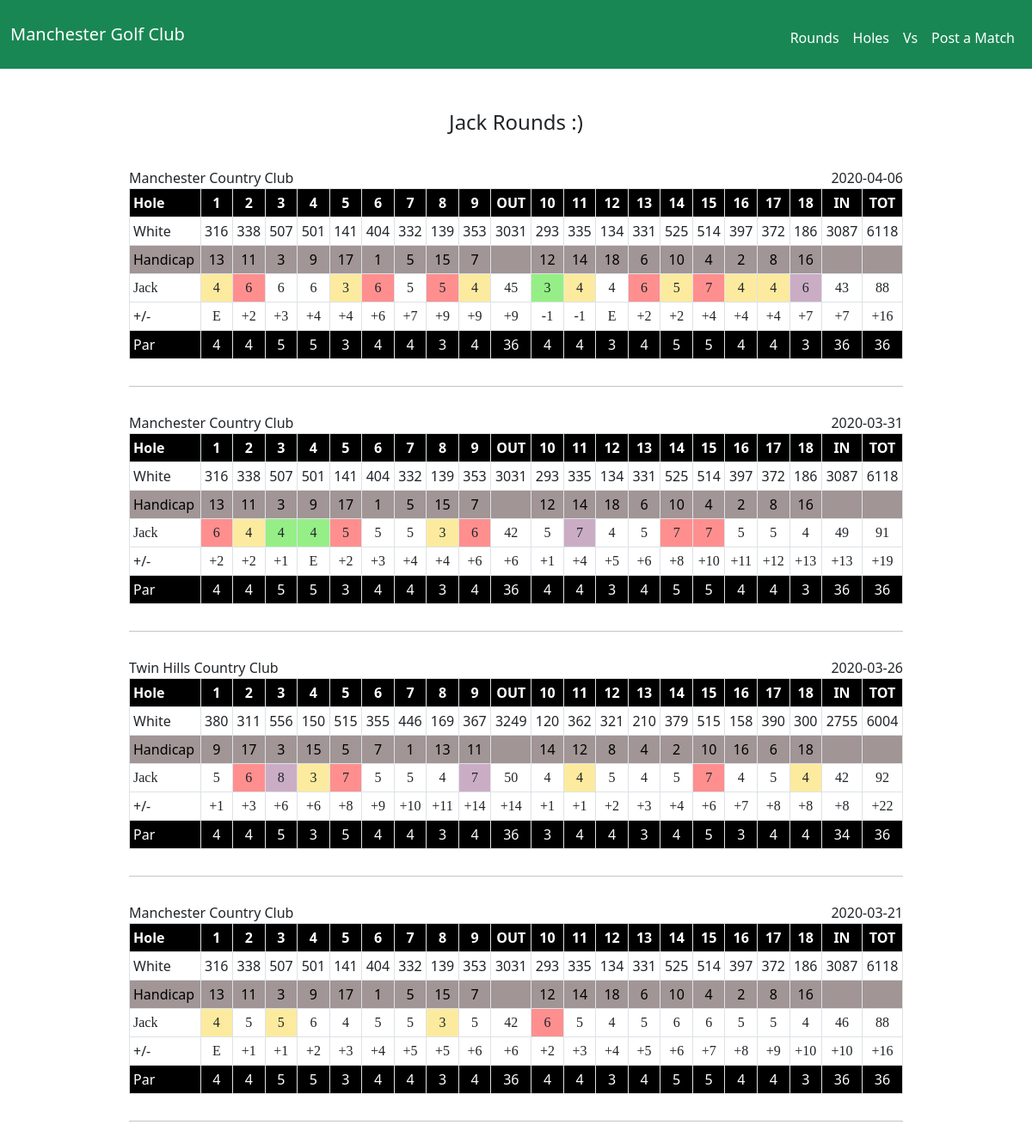
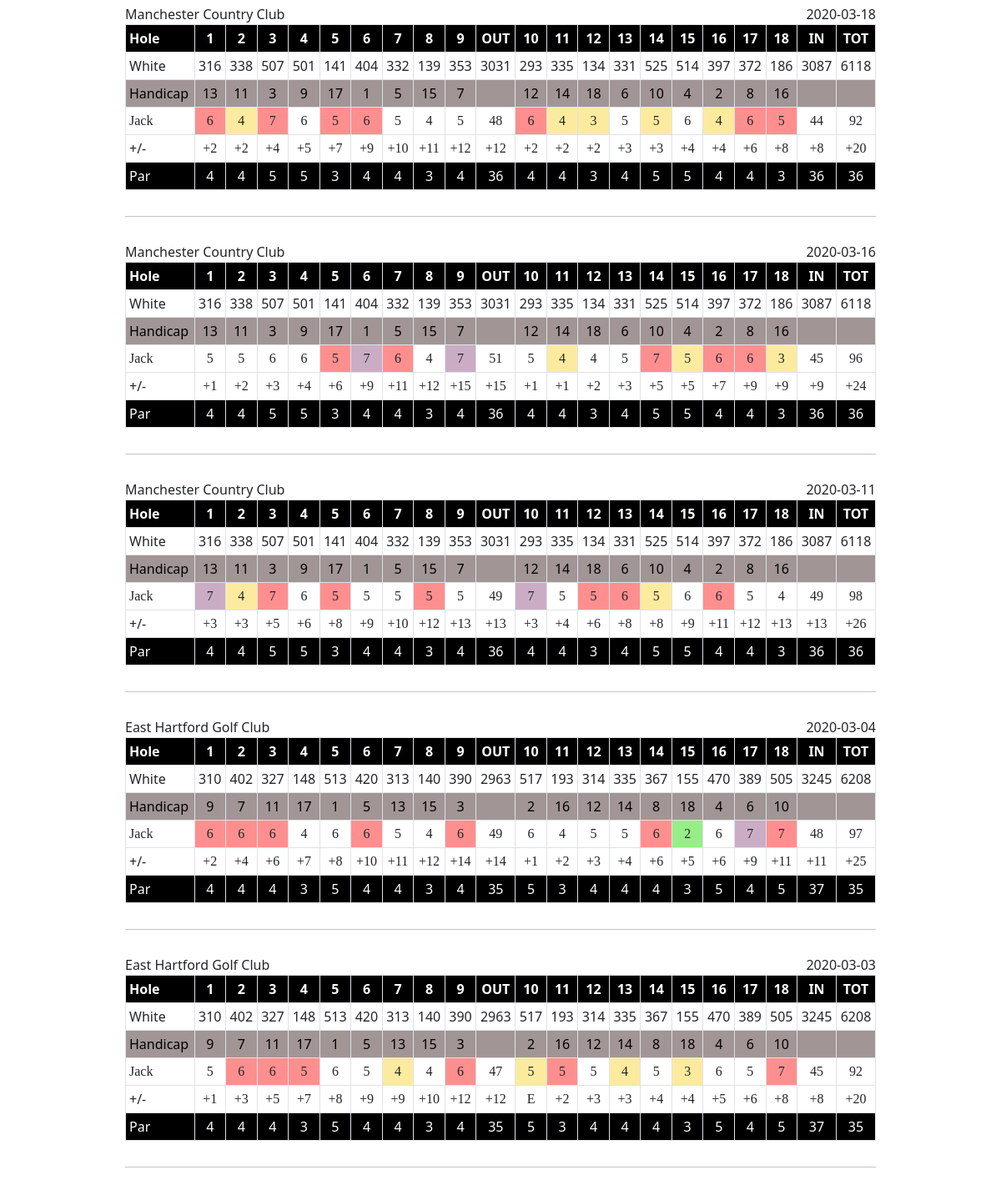
Page /rounds/Jack on the committed database (2 pictures, top to bottom).
### tables this page shows
CREATE TABLE golfers (id INTEGER PRIMARY KEY AUTOINCREMENT NOT NULL, name TEXT NOT NULL);

CREATE TABLE courses (id INTEGER PRIMARY KEY AUTOINCREMENT NOT NULL, name TEXT NOT NULL, par INTEGER, rating REAL, slope REAL, yards REAL, city TEXT NOT NULL, state TEXT NOT NULL, front INTEGER, back INTEGER, total INTEGER, par_front INTEGER, par_back INTEGER, par_total INTEGER, tees TEXT NOT NULL DEFAULT "White");

CREATE TABLE "rounds" (id INTEGER PRIMARY KEY AUTOINCREMENT NOT NULL, golfer_id INTEGER, course_id INTEGER, date TEXT, "one" INTEGER, two INTEGER, three INTEGER, four INTEGER, five INTEGER, six INTEGER, seven INTEGER, eight INTEGER, nine INTEGER, ten INTEGER, eleven INTEGER, twelve INTEGER, thirteen INTEGER, fourteen INTEGER, fifteen INTEGER, sixteen INTEGER, seventeen INTEGER, eighteen INTEGER, match_id INTEGER, FOREIGN KEY (golfer_id) REFERENCES golfers(id), FOREIGN KEY (course_id) REFERENCES courses(id));

CREATE TABLE "holes" (id INTEGER PRIMARY KEY AUTOINCREMENT NOT NULL, course_id INTEGER, hole_number INTEGER, par INTEGER, yardage INTEGER, handicap INTEGER, FOREIGN KEY(course_id) REFERENCES courses (id));

### app.py (the view)
@app.route("/rounds", methods=["GET", "POST"])
@app.route("/rounds/<golfer_name>", methods=["GET", "POST"]) # Offer alternative rounds link (to click through via homepage)
def rounds(golfer_name="lampsha"):
    if request.method == "POST":
        golfer_name = request.form.get("golfer_name")
        if golfer_name == None:
            return render_template("apology.html", message="Please select a golfer") # Ensure a golfer was selected
        golfers_rounds = get_rounds(golfer_name)
        scorecards = get_scorecards(golfers_rounds, golfer_name)
        return render_template("rounds.html", scorecards=scorecards, golfer_name=golfer_name)
    else:
        golfers = get_golfers()
        for golfer in golfers:
            if golfer['golfer_name'] == golfer_name: # Check if user accessed the page via a legit golfer
                golfers_rounds = get_rounds(golfer_name)
                scorecards = get_scorecards(golfers_rounds, golfer_name)
                return render_template("rounds.html", scorecards=scorecards, golfer_name=golfer_name)
        else:
            return render_template("round_request.html", golfers=golfers) # Offer a list of golfers to select from

### golf.py (called while the page is built)
def par_shift(score:int) -> str:
    if score == 0:
        return ("E")
    elif score > 0:
        score = round(score)
        return ("+{}".format(score))
    else:
        return str(score)

def get_golfers() -> list:
    golfers = []
    golfer_query = cur.execute("SELECT name FROM golfers ORDER BY name")
    golfer_query = golfer_query.fetchall()
    for golfer in golfer_query:
        golfers.append({"golfer_name": golfer[0]})
    return golfers

def get_rounds(golfer:str) -> list:
    rounds = []
    statement = "SELECT id FROM golfers WHERE name = (?)"
    params = [golfer]
    id_query = cur.execute(statement, params)
    id_query = id_query.fetchone()[0]
    statement = "SELECT * FROM rounds WHERE golfer_id = (?) ORDER BY date DESC"
    params = [id_query]
    round_query = cur.execute(statement, params)
    rounds = round_query.fetchall()
    return rounds

def get_holes(course:tuple) -> list:
    hole_query = cur.execute("SELECT * FROM holes WHERE course_id = (?) ORDER BY hole_number", (course[2],))
    holes = hole_query.fetchall()
    return holes

def get_course_info(course:tuple) -> list:
    course_query = cur.execute("SELECT * FROM courses WHERE id = (?)", (course[2],))
    course_info = course_query.fetchall()
    return course_info

def get_yardages(course_info:list, holes:list) -> list:
    yardages = []
    for i in range(len(holes)):
        yardages.append(holes[i][4])
    yardages.append(sum(yardages))
    yardages.insert(9, sum(yardages[:9]))
    yardages.insert(19, sum(yardages[10:19]))
    yardages.insert(0, course_info[0][14])
    return yardages

def get_handicaps(course:list) -> list:
    handicaps = []
    for i in range(len(course)):
        handicaps.append(course[i][5])
    return handicaps

def get_strokes(match:tuple, golfer:str) -> list:
    strokes = []
    for i in range(18):
        strokes.append(match[i + 4])
    strokes.append(round(sum(strokes), 1))
    strokes.insert(9, round(sum(strokes[:9]), 1))
    strokes.insert(19, round(sum(strokes[10:19]), 1))
    strokes.insert(0, golfer)
    return strokes

def get_pars(holes:list) -> list:
    pars = []
    for i in range(18):
        pars.append(holes[i][3])
    pars.insert(9, sum(pars[:9]))
    pars.append(sum(pars[10:19]))
    pars.append(pars[9])
    return pars

### templates/rounds.html (shortened to what this page needs)
{% extends "layout.html" %}
{% block main %}
<h4>{{ golfer_name }} Rounds :)</h4>
<div id="content" class="container-sm">
    {% for scorecard in scorecards %}
    <div id="scorecard" class="scorecard">
        <p class="scorecard-course-name">{{ scorecard.course_name }}</p>
        <p class="scorecard-course-date">{{ scorecard.round_date }}</p>
        <table class="table table-sm table-bordered">
            <tr class="holes-row">
                <th class="scorecard-header">Hole</th>
                {% for i in range(9) %}
                    <th>{{ i + 1 }}</th>
                {% endfor %}
                    <th>OUT</th>
                {% for i in range(9) %}
                    <th>{{ i + 10 }}</th>
                {% endfor %}
                    <th>IN</th>
                    <th>TOT</th>
            </tr>
            <tr>
                <td class="scorecard-header">{{ scorecard.yardages[0] }}</td>
                {% for yard in scorecard.yardages[1:] %}
                    <td>{{ yard }}</td>
                {% endfor %}
            </tr>
            <tr class="handicap-row">
                <td class="scorecard-header">Handicap</td>
                {% for handicap in scorecard.handicaps[:9] %}
                    <td>{{ handicap }}</td>
                {% endfor %}
                    <td></td>
                {% for handicap in scorecard.handicaps[9:] %}
                    <td>{{ handicap }}</td>
                {% endfor %}
                {% for i in range(2) %}
                    <td></td>
                {% endfor %}
            </tr>
            <tr class="handwritten-score">
                <td class="scorecard-header">{{ scorecard.strokes[0] }}</td>
                {% for stroke in scorecard.strokes[1:10] %}
                    {% if stroke - scorecard.pars[loop.index - 1] >= 3 %}
                        <td class="triple-bogey-or-worse">{{ stroke }}</td>
                    {% elif stroke - scorecard.pars[loop.index - 1] == 2 %}
                        <td class="double-bogey">{{ stroke }}</td>
                    {% elif stroke - scorecard.pars[loop.index - 1] == 0 %}
                        <td class="par">{{ stroke }}</td>
                    {% elif stroke - scorecard.pars[loop.index - 1] <= 0 %}
                        <td class="birdie-or-better">{{ stroke }}</td>
                    {% else %}
                        <td>{{ stroke }}</td>
                    {% endif %}
                {% endfor %}
                <td>{{ scorecard.strokes[10] }}</td>
                {% for stroke in scorecard.strokes[11:20] %}
                    {% if stroke - scorecard.pars[loop.index + 9] >= 3 %}
                        <td class="triple-bogey-or-worse">{{ stroke }}</td>
                    {% elif stroke - scorecard.pars[loop.index + 9] == 2 %}
                        <td class="double-bogey">{{ stroke }}</td>
                    {% elif stroke - scorecard.pars[loop.index + 9] == 0 %}
                        <td class="par">{{ stroke }}</td>
                    {% elif stroke - scorecard.pars[loop.index + 9] <= 0 %}
                        <td class="birdie-or-better">{{ stroke }}</td>
                    {% else %}
                        <td>{{ stroke }}</td>
                    {% endif %}
                {% endfor %}
                <td>{{ scorecard.strokes[20] }}</td>
                <td>{{ scorecard.strokes[21] }}</td>
            </tr>
            <tr>
                <td class="scorecard-header">+/-</td>
                {% for par in scorecard.to_pars %}
                    <td class="handwritten-score">{{ par }}</td>
                {% endfor %}
            </tr>
            <tr class="holes-row">
                <td class="scorecard-header">Par</td>
                {% for par in scorecard.pars %}
                    <td>{{ par }}</td>
                {% endfor %}
            </tr>
        </table>
    </div>
    {% endfor %}
</div>
{% endblock %}

### static/styles.css (style rules this page uses)
body { background-color: white; }
.scorecard { margin: 0 auto; width: 900px; font-size: medium; text-align: center; padding-top: 30px; padding-bottom: 15px; border-bottom: #cac2c2 1px solid; }
.holes-row { background-color: black; text-align: center; color:white; }
td.triple-bogey-or-worse { background-color: #caadc5; }
td.birdie-or-better { background-color: #95ef86; }
td.par { background-color: #fceb9e; }
td.double-bogey { background-color: #ff8f8f; }
.scorecard-header { text-align: left; }
.handicap-row { text-align: center; background-color: rgb(161, 149, 149); color: black; }
.scorecard-course-name { margin: 0px; float: left; }
.scorecard-course-date { margin: 0px; float: right; }
.handwritten-score { font-family: ink free; font-weight: semibold; }

### rows in the picture
golfers: name "Jack", course_name "Manchester Country Club", round_date "2020-04-06", i "1" "2" "3" "4" "5" "6" "7" "8" "9" "1" "2" "3" "4" "5" "6" "7" "8" "9" "1" "2" "3" "4" "5" "6" "7" "8" "9" "1" "2" "3" "4" "5" "6" "7" "8" "9" "1" "2" "3" "4" "5" "6" "7" "8" "9" "1" "2" "3" "4" "5" "6" "7" "8" "9" "1" "2" "3" "4" "5" "6" "7" "8" "9" "1" "2" "3" "4" "5" "6" "7" "8" "9" "1" "2" "3" "4" "5" "6" "7" "8" "9", i "10" "11" "12" "13" "14" "15" "16" "17" "18" "10" "11" "12" "13" "14" "15" "16" "17" "18" "10" "11" "12" "13" "14" "15" "16" "17" "18" "10" "11" "12" "13" "14" "15" "16" "17" "18" "10" "11" "12" "13" "14" "15" "16" "17" "18" "10" "11" "12" "13" "14" "15" "16" "17" "18" "10" "11" "12" "13" "14" "15" "16" "17" "18" "10" "11" "12" "13" "14" "15" "16" "17" "18" "10" "11" "12" "13" "14" "15" "16" "17" "18", tees "White", yard "141" "139" "3031" "134" "186" "3087" "6118" "141" "139" "3031" "134" "186" "3087" "6118" "150" "169" "3249" "120" "210" "158" "2755" "6004" "141" "139" "3031" "134" "186" "3087" "6118" "141" "139" "3031" "134" "186" "3087" "6118" "141" "139" "3031" "134" "186" "3087" "6118" "141" "139" "3031" "134" "186" "3087" "6118" "148" "140" "2963" "193" "155" "3245" "6208" "148" "140" "2963" "193" "155" "3245" "6208", 9 "13" "11" "3" "9" "17" "1" "5" "15" "7" "13" "11" "3" "9" "17" "1" "5" "15" "7" "9" "17" "3" "15" "5" "7" "1" "13" "11" "13" "11" "3" "9" "17" "1" "5" "15" "7" "13" "11" "3" "9" "17" "1" "5" "15" "7" "13" "11" "3" "9" "17" "1" "5" "15" "7" "13" "11" "3" "9" "17" "1" "5" "15" "7" "9" "7" "11" "17" "1" "5" "13" "15" "3" "9" "7" "11" "17" "1" "5" "13" "15" "3", handicap "12" "14" "18" "6" "10" "4" "2" "8" "16" "12" "14" "18" "6" "10" "4" "2" "8" "16" "14" "12" "8" "4" "2" "10" "16" "6" "18" "12" "14" "18" "6" "10" "4" "2" "8" "16" "12" "14" "18" "6" "10" "4" "2" "8" "16" "12" "14" "18" "6" "10" "4" "2" "8" "16" "12" "14" "18" "6" "10" "4" "2" "8" "16" "2" "16" "12" "14" "8" "18" "4" "6" "10" "2" "16" "12" "14" "8" "18" "4" "6" "10", 10 "4" "3" "4" "4" "3" "3" "4" "5" "3" "4" "4" "4", 10 "6" "6" "5" "6" "5" "6" "6" "7" "6" "7" "5" "6" "5" "6" "7" "5" "5" "6" "6" "6" "6" "6" "6" "6" "5" "6", 10 "6" "6" "5" "5" "5" "5" "5" "5" "4" "5" "6" "4" "5" "5" "5" "6" "5" "4" "5" "5" "5" "6" "6" "4" "6" "5" "5" "5" "4" "6" "5" "4" "5" "6" "5" "4", strokes "45", 20 "3" "2", 20 "4" "5" "4" "4" "4" "4" "4" "3" "5" "4" "4" "5" "3" "5" "5" "4" "3", 20 "4" "5" "4" "5" "5" "5" "4" "4" "5" "4" "5" "4" "5" "5" "4" "5" "6" "6" "5" "5" "4" "5" "6" "5" "4" "5" "5" "6" "5" "4" "6" "4" "5" "5" "6" "5" "5" "6" "5", 20 "6" "7" "7" "7" "7" "6" "6" "6" "5" "7" "6" "6" "5" "6" "6" "6" "7" "5" "7", 20 "6" "7" "7" "7", strokes "43", strokes "88", to_pars "E" "+2" "+3" "+4" "+4" "+6" "+7" "+9" "+9" "+9" "-1" "-1" "E" "+2" "+2" "+4" "+4" "+4" "+7" "+7" "+16" "+2" "+2" "+1" "E" "+2" "+3" "+4" "+4" "+6" "+6" "+1" "+4" "+5" "+6" "+8" "+10" "+11" "+12" "+13" "+13" "+19" "+1" "+3" "+6" "+6" "+8" "+9" "+10" "+11" "+14" "+14" "+1" "+1" "+2" "+3" "+4" "+6" "+7" "+8" "+8" "+8" "+22" "E" "+1" "+1" "+2" "+3" "+4" "+5" "+5" "+6" "+6" "+2" "+3" "+4" "+5" "+6" "+7" "+8" "+9" "+10" "+10" "+16" "+2" "+2" "+4" "+5" "+7" "+9" "+10" "+11" "+12" "+12" "+2" "+2" "+2" "+3" "+3" "+4" "+4" "+6" "+8" "+8" "+20" "+1" "+2" "+3" "+4" "+6" "+9" "+11" "+12" "+15" "+15" "+1" "+1" "+2" "+3" "+5" "+5" "+7" "+9" "+9" "+9" "+24" "+3" "+3" "+5" "+6" "+8" "+9" "+10" "+12" "+13" "+13" "+3" "+4" "+6" "+8" "+8" "+9" "+11" "+12" "+13" "+13" "+26" "+2" "+4" "+6" "+7" "+8" "+10" "+11" "+12" "+14" "+14" "+1" "+2" "+3" "+4" "+6" "+5" "+6" "+9" "+11" "+11" "+25" "+1" "+3" "+5" "+7" "+8" "+9" "+9" "+10" "+12" "+12" "E" "+2" "+3" "+3" "+4" "+4" "+5" "+6" "+8" "+8" "+20", pars "4" "4" "5" "5" "3" "4" "4" "3" "4" "36" "4" "4" "3" "4" "5" "5" "4" "4" "3" "36" "36" "4" "4" "5" "5" "3" "4" "4" "3" "4" "36" "4" "4" "3" "4" "5" "5" "4" "4" "3" "36" "36" "4" "4" "5" "3" "5" "4" "4" "3" "4" "36" "3" "4" "4" "3" "4" "5" "3" "4" "4" "34" "36" "4" "4" "5" "5" "3" "4" "4" "3" "4" "36" "4" "4" "3" "4" "5" "5" "4" "4" "3" "36" "36" "4" "4" "5" "5" "3" "4" "4" "3" "4" "36" "4" "4" "3" "4" "5" "5" "4" "4" "3" "36" "36" "4" "4" "5" "5" "3" "4" "4" "3" "4" "36" "4" "4" "3" "4" "5" "5" "4" "4" "3" "36" "36" "4" "4" "5" "5" "3" "4" "4" "3" "4" "36" "4" "4" "3" "4" "5" "5" "4" "4" "3" "36" "36" "4" "4" "4" "3" "5" "4" "4" "3" "4" "35" "5" "3" "4" "4" "4" "3" "5" "4" "5" "37" "35" "4" "4" "4" "3" "5" "4" "4" "3" "4" "35" "5" "3" "4" "4" "4" "3" "5" "4" "5" "37" "35", round_date "2020-03-31", 10 "4" "4", strokes "42", strokes "49", strokes "91", course_name "Twin Hills Country Club", round_date "2020-03-26", 10 "8" "7" "7" "7" "7", strokes "50", strokes "92", round_date "2020-03-21", strokes "46", round_date "2020-03-18", strokes "48", strokes "44", round_date "2020-03-16", strokes "51", strokes "96", round_date "2020-03-11", strokes "98", course_name "East Hartford Golf Club", round_date "2020-03-04", strokes "97", round_date "2020-03-03", strokes "47"
holes: yardage "316"
holes: yardage "338"
holes: yardage "507"
holes: yardage "501"
holes: yardage "404"
holes: yardage "332"
holes: yardage "353"
holes: yardage "293"
holes: yardage "335"
holes: yardage "331"
holes: yardage "525"
holes: yardage "514"
holes: yardage "397"
holes: yardage "372"
holes: yardage "380"
holes: yardage "311"
holes: yardage "556"
holes: yardage "515"
holes: yardage "355"
holes: yardage "446"
holes: yardage "367"
holes: yardage "362"
holes: yardage "321"
holes: yardage "379"
holes: yardage "515"
holes: yardage "390"
holes: yardage "300"
holes: yardage "310"
holes: yardage "402"
holes: yardage "327"
holes: yardage "513"
holes: yardage "420"
holes: yardage "313"
holes: yardage "390"
holes: yardage "517"
holes: yardage "314"
holes: yardage "335"
holes: yardage "367"
holes: yardage "470"
holes: yardage "389"
holes: yardage "505"
